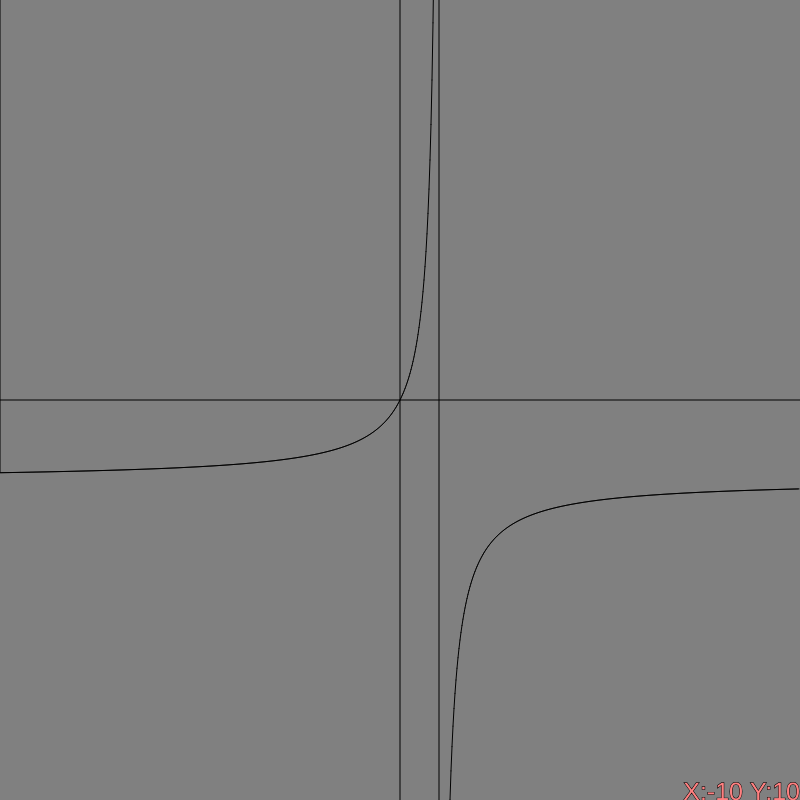
Frame 1 (no input)
Frame 60 (no input): identical to frame 1, image omitted
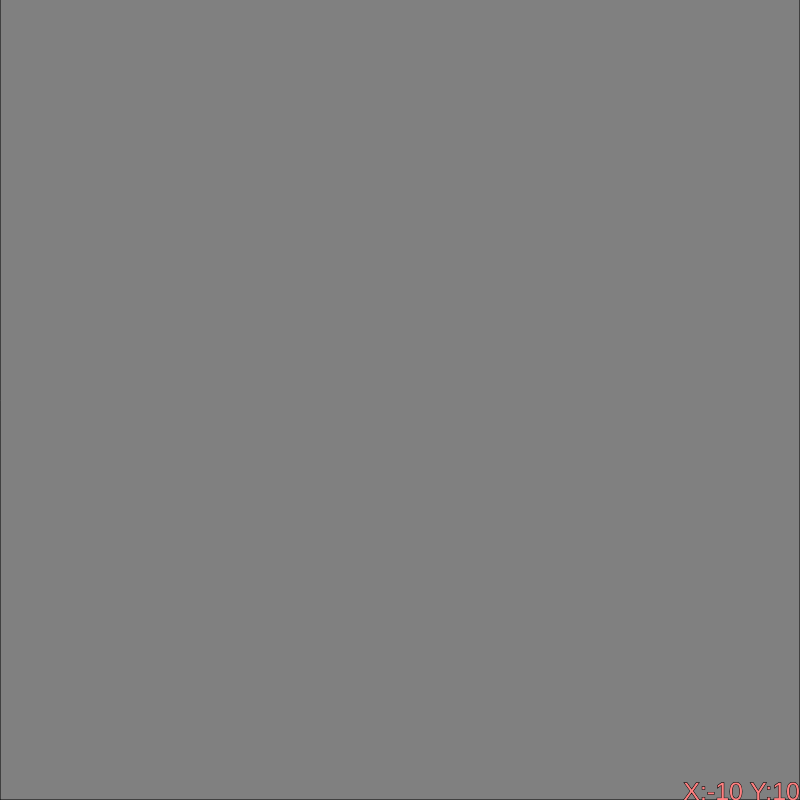
Frame 120 (the mouse pressed at the canvas centre since frame 60)

The p5.js sketch that drew these frames (run headless with seeded random() and noise() and a simulated clock; from frame 60 on, the mouse is pressed at the canvas centre):

// p5.js sketch
// ── sketch.js
var prevMouseX;
var prevMouseY;
var graphBorders = [-10,10,-10,10];
var graphXspan = graphBorders[1]-graphBorders[0];
var graphYspan = graphBorders[3]-graphBorders[2];
var equation;

function setup() {
 createCanvas(800,800);
 stroke(0)
 background(128);
  textSize(25)
  textAlign(RIGHT)
 equation = prompt("Y= (use lowercase x, use x*x or Math.pow(x,2) instead of x^2, parinthesees OK)")
}

function draw() {
  fill(0);
  background(128);
  if(mouseIsPressed){
  		graphBorders[0]-=(mouseX-prevMouseX)/width*graphXspan;
  		graphBorders[1]=graphBorders[0]+graphXspan;
  		graphBorders[2]+=(mouseY-prevMouseY)/height*graphYspan;
  		graphBorders[3]=graphBorders[2]+graphYspan;
  } 
  prevMouseX=mouseX;
  prevMouseY=mouseY;
  drawGraph([10,-21,6,63,3,1],graphBorders);
  fill(255,128,128);
  text("X:"+floor(map(mouseX,0,width,graphBorders[0],graphBorders[1])*1000)/1000+" Y:"+floor(map(mouseY,0,height,graphBorders[3],graphBorders[2])*1000)/1000,width,height)
}

function keyPressed(){
	console.log("key:"+keyCode+" pressed")
	//189 = -
	//187 = +
	if(keyCode == 187){
		graphBorders[0]+=graphXspan/8;
		graphXspan*=3/4;
		graphBorders[1]=graphBorders[0]+graphXspan;
		graphBorders[2]+=graphYspan/8;
		graphYspan*=3/4;
		graphBorders[3]=graphBorders[2]+graphYspan;
	} else if(keyCode == 189){
		graphBorders[0]-=graphXspan/8;
		graphXspan*=5/4;
		graphBorders[1]=graphBorders[0]+graphXspan;
		graphBorders[2]-=graphYspan/8;
		graphYspan*=5/4;
		graphBorders[3]=graphBorders[2]+graphYspan;
	} else if(keyCode == 219){
		graphBorders[0]-=graphXspan/8;
		graphXspan*=5/4;
		graphBorders[1]=graphBorders[0]+graphXspan;
	} else if(keyCode == 221){
		graphBorders[0]+=graphXspan/8;
		graphXspan*=3/4;
		graphBorders[1]=graphBorders[0]+graphXspan;
	} else if(keyCode == 48){
		graphBorders = [-10,10,-10,10];
		graphXspan = graphBorders[1]-graphBorders[0];
		graphYspan = graphBorders[3]-graphBorders[2];
	}
}

function drawGraph(coeffs,borders){
	borders = borders || [-10,10,-10,10];
	// var OrderOfmagnitudeX = 0;
	// var OrderOfmagnitudeY = 0;
	// if(graphXspan>1){
	// 	while(graphXspan>Math.pow(10,OrderOfmagnitudeX+1)){
	// 		OrderOfmagnitudeX++;
	// 	}
	// } else {
	// 	while(graphXspan<Math.pow(10,OrderOfmagnitudeX)){
	// 		OrderOfmagnitudeX--;
	// 	}
	// 	for(var i = floor(borders[0]*Math.pow(10,OrderOfmagnitudeX))/Math.pow(10,OrderOfmagnitudeX); i < borders[1]; i+=Math.pow(10,OrderOfmagnitudeX)){
	// 		line(map(i,borders[0],borders[1],0,width),height-height/20,map(i,borders[0],borders[1],0,width),height)
	// 	}
	// }
	// console.log(OrderOfmagnitudeX)
	incriment = (borders[1]-borders[0])/width;
	line(map(0,borders[0],borders[1],0,width),0,map(0,borders[0],borders[1],0,width),height);
	line(0,map(0,borders[2],borders[3],height,0),width,map(0,borders[2],borders[3],height,0));
	var prevpt=createVector(0,0);
	for(var x = borders[0]; x < borders[1]; x+= incriment){
		var yval = 0;
		// for(var i = 0; i < coeffs.length; i++){
		// 	yval += coeffs[i]*Math.pow(x,i);
		// }
		yval = (2*x)/(1-x);
		line(map(x,borders[0],borders[1],0,width),map(yval,borders[2],borders[3],height,0),prevpt.x,prevpt.y)
		prevpt = createVector(map(x,borders[0],borders[1],0,width),map(yval,borders[2],borders[3],height,0));
	}
}
